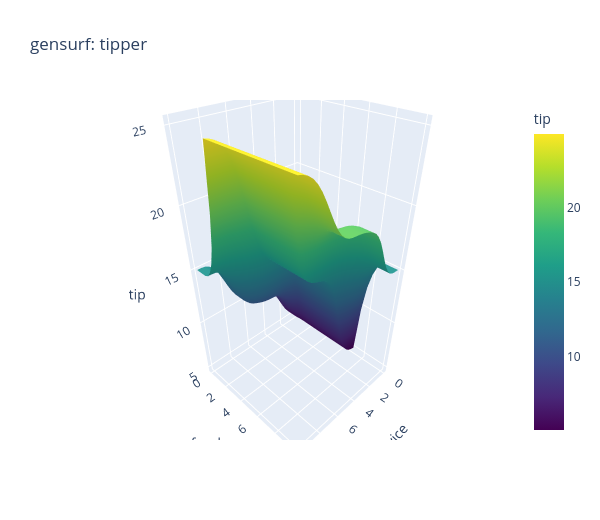

The cell this chart's notebook holds for it:
### Code cell
showrule(fis)
gensurf(fis).show()
writefis(fis, "mytipper")
print(open("mytipper.fis", encoding="latin-1").read())

### Figure 1 — Plotly figure (JSON) as saved in the notebook; plotly's stock layout.template omitted (floating-point values rounded to 4 significant figures; data arrays with more than 128 entries replaced by an {"elided": "..."} marker saying what was removed)
{"data": [{"colorbar": {"title": {"text": "tip"}}, "colorscale": [[0.0, "#440154"], [0.1111, "#482878"], [0.2222, "#3e4989"], [0.3333, "#31688e"], [0.4444, "#26828e"], [0.5556, "#1f9e89"], [0.6667, "#35b779"], [0.7778, "#6ece58"], [0.8889, "#b5de2b"], [1.0, "#fde725"]], "type": "surface", "x": [0.0, 0.3333, 0.6667, 1.0, 1.333, 1.667, 2.0, 2.333, 2.667, 3.0, 3.333, 3.667, 4.0, 4.333, 4.667, 5.0, 5.333, 5.667, 6.0, 6.333, 6.667, 7.0, 7.333, 7.667, 8.0, 8.333, 8.667, 9.0, 9.333, 9.667, 10.0], "y": [0.0, 0.3333, 0.6667, 1.0, 1.333, 1.667, 2.0, 2.333, 2.667, 3.0, 3.333, 3.667, 4.0, 4.333, 4.667, 5.0, 5.333, 5.667, 6.0, 6.333, 6.667, 7.0, 7.333, 7.667, 8.0, 8.333, 8.667, 9.0, 9.333, 9.667, 10.0], "z": {"elided": "31x31 float values"}}], "layout": {"height": 520, "scene": {"xaxis": {"title": {"text": "service"}}, "yaxis": {"title": {"text": "food"}}, "zaxis": {"title": {"text": "tip"}}}, "title": {"text": "gensurf: tipper"}, "width": 600}}
